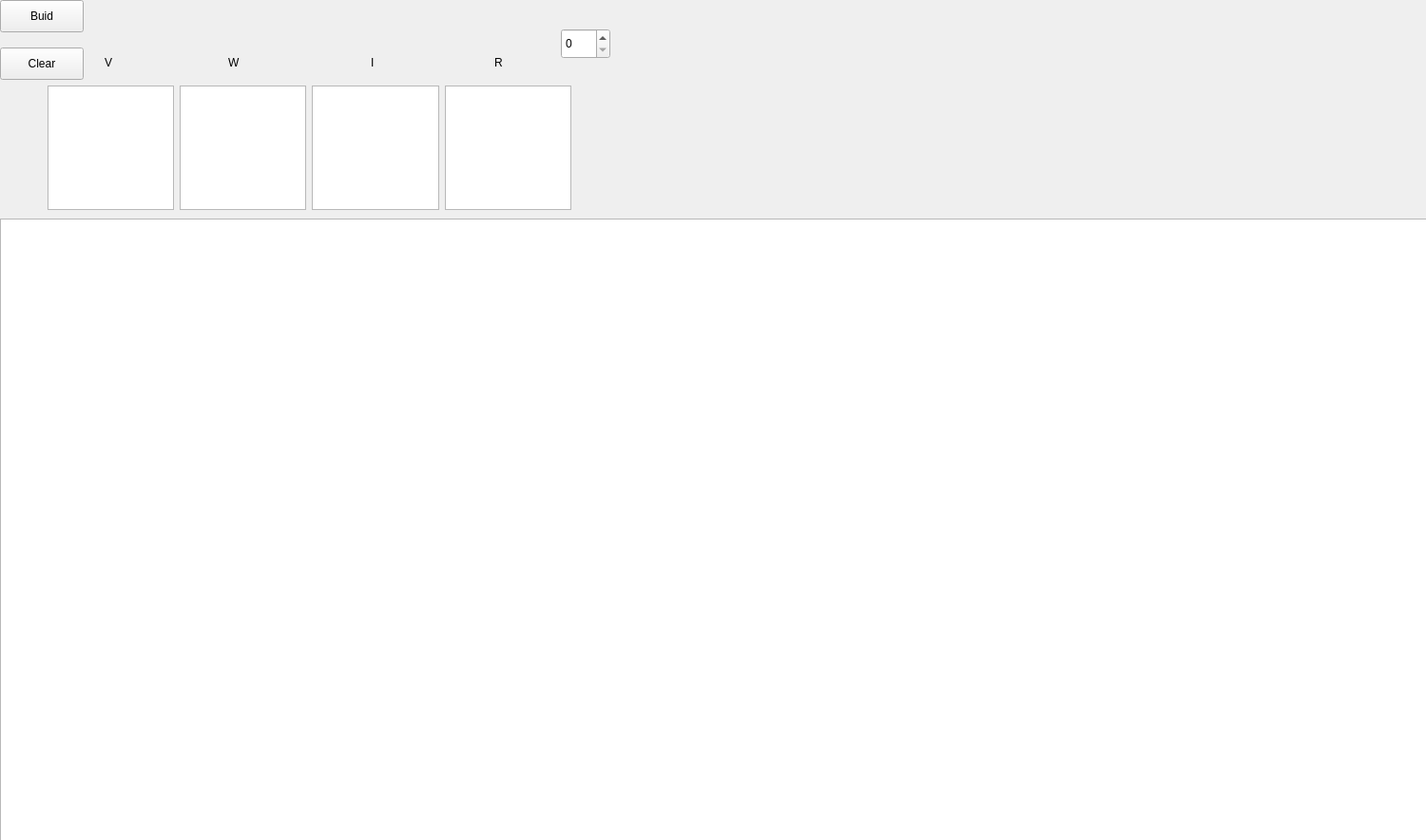
<?xml version="1.0" encoding="UTF-8"?>
<ui version="4.0">
 <class>MainWindow</class>
 <widget class="QWidget" name="MainWindow">
  <property name="geometry">
   <rect>
    <x>0</x>
    <y>0</y>
    <width>1500</width>
    <height>884</height>
   </rect>
  </property>
  <property name="sizePolicy">
   <sizepolicy hsizetype="Expanding" vsizetype="Expanding">
    <horstretch>0</horstretch>
    <verstretch>0</verstretch>
   </sizepolicy>
  </property>
  <property name="minimumSize">
   <size>
    <width>0</width>
    <height>0</height>
   </size>
  </property>
  <property name="maximumSize">
   <size>
    <width>1500</width>
    <height>1500</height>
   </size>
  </property>
  <property name="windowTitle">
   <string>Form</string>
  </property>
  <widget class="QPushButton" name="pushButton">
   <property name="geometry">
    <rect>
     <x>0</x>
     <y>0</y>
     <width>88</width>
     <height>34</height>
    </rect>
   </property>
   <property name="text">
    <string>Buid</string>
   </property>
   <property name="flat">
    <bool>false</bool>
   </property>
  </widget>
  <widget class="QWidget" name="layoutWidget">
   <property name="geometry">
    <rect>
     <x>50</x>
     <y>90</y>
     <width>551</width>
     <height>131</height>
    </rect>
   </property>
   <layout class="QHBoxLayout" name="horizontalLayout">
    <item>
     <widget class="QTextEdit" name="textEdit"/>
    </item>
    <item>
     <widget class="QTextEdit" name="textEdit_2"/>
    </item>
    <item>
     <widget class="QTextEdit" name="textEdit_3"/>
    </item>
    <item>
     <widget class="QTextEdit" name="textEdit_4"/>
    </item>
   </layout>
  </widget>
  <widget class="QPushButton" name="clean_Button">
   <property name="geometry">
    <rect>
     <x>0</x>
     <y>50</y>
     <width>88</width>
     <height>34</height>
    </rect>
   </property>
   <property name="text">
    <string>Clear</string>
   </property>
  </widget>
  <widget class="QLabel" name="label">
   <property name="geometry">
    <rect>
     <x>110</x>
     <y>50</y>
     <width>21</width>
     <height>31</height>
    </rect>
   </property>
   <property name="styleSheet">
    <string notr="true">font: 24pt &quot;Noto Sans&quot;;</string>
   </property>
   <property name="text">
    <string>V</string>
   </property>
  </widget>
  <widget class="QLabel" name="label_2">
   <property name="geometry">
    <rect>
     <x>240</x>
     <y>50</y>
     <width>31</width>
     <height>31</height>
    </rect>
   </property>
   <property name="styleSheet">
    <string notr="true">font: 24pt &quot;Noto Sans&quot;;</string>
   </property>
   <property name="text">
    <string>W</string>
   </property>
  </widget>
  <widget class="QLabel" name="label_3">
   <property name="geometry">
    <rect>
     <x>390</x>
     <y>50</y>
     <width>16</width>
     <height>31</height>
    </rect>
   </property>
   <property name="styleSheet">
    <string notr="true">font: 24pt &quot;Noto Sans&quot;;</string>
   </property>
   <property name="text">
    <string>I</string>
   </property>
  </widget>
  <widget class="QLabel" name="label_4">
   <property name="geometry">
    <rect>
     <x>520</x>
     <y>50</y>
     <width>21</width>
     <height>31</height>
    </rect>
   </property>
   <property name="styleSheet">
    <string notr="true">font: 24pt &quot;Noto Sans&quot;;</string>
   </property>
   <property name="text">
    <string>R</string>
   </property>
  </widget>
  <widget class="QGraphicsView" name="graphicsView">
   <property name="geometry">
    <rect>
     <x>0</x>
     <y>230</y>
     <width>1521</width>
     <height>691</height>
    </rect>
   </property>
   <property name="verticalScrollBarPolicy">
    <enum>Qt::ScrollBarAlwaysOn</enum>
   </property>
   <property name="horizontalScrollBarPolicy">
    <enum>Qt::ScrollBarAlwaysOn</enum>
   </property>
  </widget>
  <widget class="QSpinBox" name="spinBox">
   <property name="geometry">
    <rect>
     <x>590</x>
     <y>30</y>
     <width>52</width>
     <height>32</height>
    </rect>
   </property>
  </widget>
 </widget>
 <resources/>
 <connections/>
</ui>
